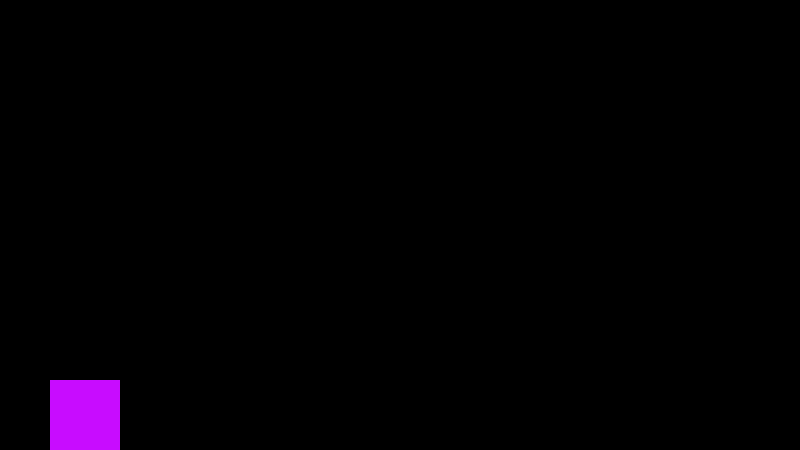
Frame 1 (no input)
Frame 60 (no input): identical to frame 1, image omitted
Frame 120 (the mouse pressed at the canvas centre since frame 60): identical to frame 1, image omitted

The p5.js sketch that drew this single still picture (run headless with seeded random() and noise() and a simulated clock; from frame 60 on, the mouse is pressed at the canvas centre):

// p5.js sketch
// ── sketch.js
// no comments 4 u; pretty self-hExplanatory
let dino;
let cacti = [];

function setup() {
	createCanvas(800, 450);
    background(0);
	dino = new Dino();
}

function keyPressed() {
	if (key == " ") {
		dino.initialiseJump();
	} // Jump when key space is pressed
}
function draw() {
	// if (random(1) < 0.007) {
	// 	cactus = new Cactus();
	// 	cacti.push(cactus);
	// 	console.log("sup");
    // }
    
    // for (i = 0; i < cacti.length; i++) {
    //     cacti[i].show();
    //     cacti[i].move();
    // }

	// cacti.forEach(() => {
	// 	cactus.show();
	// 	cactus.move();
	// 	// console.log("kgjkdfgd");
	// });

	if (random(1) < 0.07) {
		cacti.push(new Cactus());
		console.log("sup");
	}

	for (let t of cacti) {
		t.move();
		t.show();
	}

	dino.show();
    dino.move();
}

// ── cactus.js
// yeah I got bored of commenting

class Cactus {
	constructor() {
		this.r = 70;
		this.x = width;
		this.y = height - this.r;
		this.velocity = -1
		this.lastTimestep = null;
	}

	move() {
		let currTime = millis();

		if (this.lastTimestep == null) {
			this.lastTimestep = currTime;
		}

		let deltaTime = currTime - this.lastTimestep;
		this.lastTimestep = currTime;

        this.x += this.velocity * deltaTime;
	}

	show() {
		// clear(); 
		fill(200, 12, 255);
        rect(this.x, this.y, this.r - 40, this.r);
	}
}

// ── dino.js
class Dino {
    constructor() {
        this.r = 70;
        this.x = 50;
        this.y = height - this.r;
        this.velocity = 0;
        this.gravity = 0.0135;
        this.lastTimestep = null;
    }

    initialiseJump() {
        if (this.y == height - this.r) {
            this.velocity = -2.5;
        }
    }

    move() {
        let currTime = millis();
        
        if (this.lastTimestep == null) {
            this.lastTimestep = currTime;
        }
        
        let deltaTime = currTime - this.lastTimestep;
        this.lastTimestep = currTime;
        this.y += this.velocity * deltaTime;
        this.velocity += this.gravity * deltaTime;
        this.y = constrain(this.y, 0, height - this.r);
    }

    show() {
        noStroke();
        background(0);
        // clear();
        fill(200, 12, 255);
        rect(this.x, this.y, this.r, this.r);
    }
}
